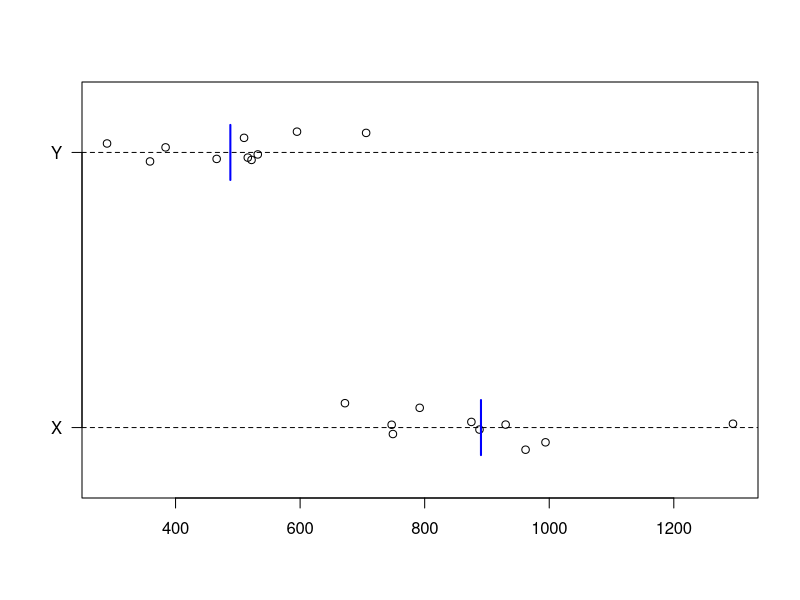
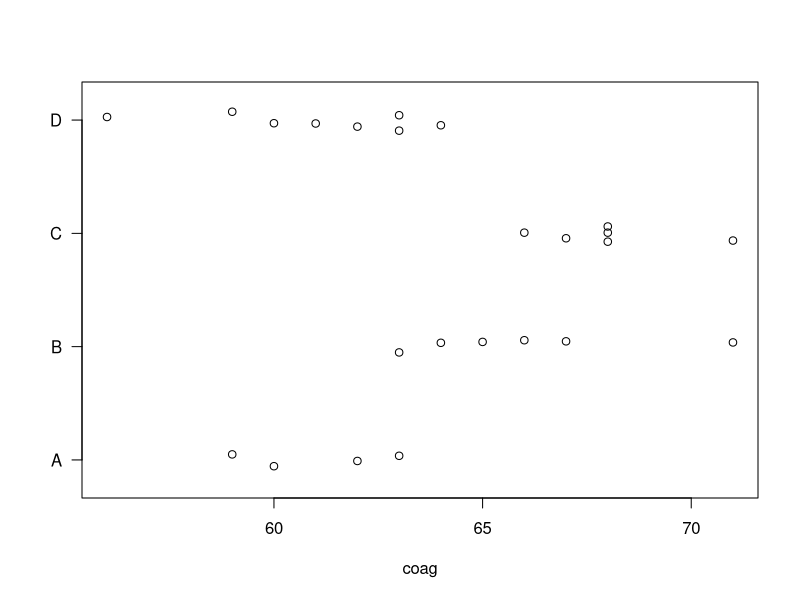

Reproduce these figures in R, in order.
######################################################################
# Computer notes             Statistics for Laboratory Scientists (2)
# Lecture 6                                  Johns Hopkins University 
######################################################################
# These notes provide R code related to the course lectures, to
# further illustrate the topics in the lectures and to assist the
# students to learn R.
#
# Lines beginning with the symbol '#' are comments in R.  All other
# lines contain code.
#
# In R for Windows, you may wish to open this file from the menu bar
# (File:Display file); you can then easily copy commands into the
# command window.  (Use the mouse to highlight one or more lines; then
# right-click and select "Paste to console".)
######################################################################

######################################################################
# Example data
######################################################################
x <- c(672, 747, 749, 792, 875, 888, 930, 962, 994,1295)
y <- c(290, 359, 384, 466, 510, 516, 522, 532, 595, 706)

# plot the data
par(las=1) # make the Y-axis labels vertical rather than horizontal
stripchart(list(x,y), method="jitter",
           group.names=c("X","Y"), pch=1) # pch=1 makes the points circles
# add horizontal lines
abline(h=1:2,lty=2)
# add line segments at the sample means
mx <- mean(x); my <- mean(y)
segments(c(mx,my), 1:2-0.1, c(mx,my), 1:2+0.1, lwd=2, col="blue")

# perform test of whether the population variances are equal
var.test(x,y)

# get 95% confidence interval for the ratio of population SDs
sqrt( var.test(x,y)$conf.int )

######################################################################
# Brute force method
######################################################################
# the ratio of the sample variances
sampvar.ratio <- var(x)/var(y)

# the 2.5th and 97.5th percentiles of the F distribution
quant <- qf(c(0.025, 0.975), length(x)-1, length(y)-1)

# the 95% CI interval for the ratio of the population variances
sampvar.ratio * rev(1/quant) # reverse() reverses the order of a vector

# the 95% CI for the ratio of the population SDs
sqrt(sampvar.ratio * rev(1/quant))

# P-value for the test of whether the two population variances are equal
#     Note: this works only when sampvar.ratio > 1
2*(1 - pf(sampvar.ratio, length(x)-1, length(y)-1))

# If we had focussed on var(y) / var(x) rather than var(x) / var(y),
# we would do the following:
sampvar.ratio <- var(y) / var(x)
quant <- qf(c(0.025, 0.975), length(y)-1, length(x)-1)
sqrt(sampvar.ratio * rev(1/quant)) # 95% for ratio of pop'n SDs
2*pf(sampvar.ratio, length(y)-1, length(x)-1) # use this since sampvar.ratio < 1



######################################################################
# Example data
######################################################################
coag <- c(62, 60, 63, 59,
          63, 67, 71, 64, 65, 66,
          68, 66, 71, 67, 68, 68,
          56, 62, 60, 61, 63, 64, 63, 59)
ttt <-  c("A","A","A","A",
          "B","B","B","B","B","B",
          "C","C","C","C","C","C",
          "D","D","D","D","D","D","D","D")

# make the treatment "ttt" a factor
ttt <- factor(ttt, levels=c("A","B","C","D"))

# plot the data
par(las=1) # makes Y-axis labels horizontal
stripchart(coag ~ ttt, pch=1, method="jitter") # pch=1 makes the points circles

# the within-group means
tapply(coag, ttt, mean)
# note: tapply splits the first vector into groups according to the values
#       in the second vector, and then "applies" the function, mean(), to
#       each group.

# number of data points per group
tapply(coag, ttt, length)

# the ANOVA table in R
summary( aov(coag ~ ttt) ) 


##################
# End of comp06.R
##################
